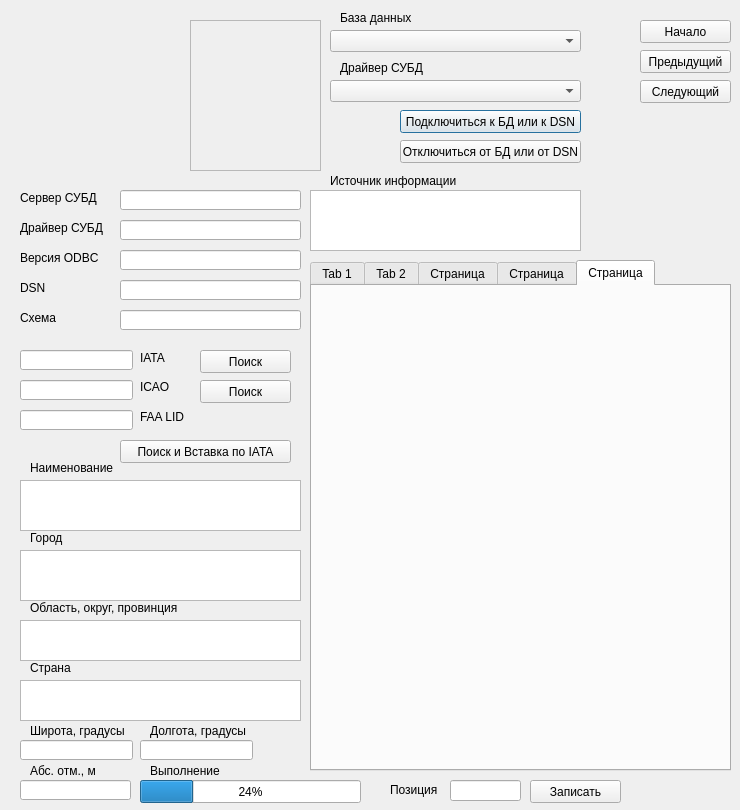
<?xml version="1.0" encoding="UTF-8"?>
<ui version="4.0">
 <class>Dialog</class>
 <widget class="QDialog" name="Dialog">
  <property name="geometry">
   <rect>
    <x>0</x>
    <y>0</y>
    <width>740</width>
    <height>810</height>
   </rect>
  </property>
  <property name="windowTitle">
   <string>Dialog</string>
  </property>
  <widget class="QLabel" name="label_12">
   <property name="geometry">
    <rect>
     <x>20</x>
     <y>220</y>
     <width>91</width>
     <height>16</height>
    </rect>
   </property>
   <property name="text">
    <string>Драйвер СУБД</string>
   </property>
  </widget>
  <widget class="QLineEdit" name="lineEdit_DSN">
   <property name="geometry">
    <rect>
     <x>120</x>
     <y>280</y>
     <width>181</width>
     <height>20</height>
    </rect>
   </property>
  </widget>
  <widget class="QLineEdit" name="lineEdit_ODBCversion">
   <property name="geometry">
    <rect>
     <x>120</x>
     <y>250</y>
     <width>181</width>
     <height>20</height>
    </rect>
   </property>
  </widget>
  <widget class="QLabel" name="label_16">
   <property name="geometry">
    <rect>
     <x>340</x>
     <y>60</y>
     <width>111</width>
     <height>16</height>
    </rect>
   </property>
   <property name="text">
    <string>Драйвер СУБД</string>
   </property>
  </widget>
  <widget class="QLabel" name="label_13">
   <property name="geometry">
    <rect>
     <x>20</x>
     <y>280</y>
     <width>91</width>
     <height>16</height>
    </rect>
   </property>
   <property name="text">
    <string>DSN</string>
   </property>
  </widget>
  <widget class="QLabel" name="label_11">
   <property name="geometry">
    <rect>
     <x>20</x>
     <y>190</y>
     <width>91</width>
     <height>16</height>
    </rect>
   </property>
   <property name="text">
    <string>Сервер СУБД</string>
   </property>
  </widget>
  <widget class="QLabel" name="label_4">
   <property name="geometry">
    <rect>
     <x>11</x>
     <y>20</y>
     <width>171</width>
     <height>151</height>
    </rect>
   </property>
   <property name="text">
    <string/>
   </property>
   <property name="pixmap">
    <pixmap>../Example pyQt (Hramushin2 - DevelopServer)/tproger-square-192.png</pixmap>
   </property>
  </widget>
  <widget class="QPushButton" name="pushButton_SelectDB">
   <property name="geometry">
    <rect>
     <x>400</x>
     <y>110</y>
     <width>181</width>
     <height>23</height>
    </rect>
   </property>
   <property name="text">
    <string>Подключиться к БД или к DSN</string>
   </property>
  </widget>
  <widget class="QLineEdit" name="lineEdit_Driver">
   <property name="geometry">
    <rect>
     <x>120</x>
     <y>220</y>
     <width>181</width>
     <height>20</height>
    </rect>
   </property>
  </widget>
  <widget class="QLineEdit" name="lineEdit_Schema">
   <property name="geometry">
    <rect>
     <x>120</x>
     <y>310</y>
     <width>181</width>
     <height>20</height>
    </rect>
   </property>
  </widget>
  <widget class="QLabel" name="label_14">
   <property name="geometry">
    <rect>
     <x>20</x>
     <y>250</y>
     <width>91</width>
     <height>16</height>
    </rect>
   </property>
   <property name="text">
    <string>Версия ODBC</string>
   </property>
  </widget>
  <widget class="QComboBox" name="comboBox_DB">
   <property name="geometry">
    <rect>
     <x>330</x>
     <y>30</y>
     <width>251</width>
     <height>22</height>
    </rect>
   </property>
  </widget>
  <widget class="QComboBox" name="comboBox_Driver">
   <property name="geometry">
    <rect>
     <x>330</x>
     <y>80</y>
     <width>251</width>
     <height>22</height>
    </rect>
   </property>
  </widget>
  <widget class="QLabel" name="label_8">
   <property name="geometry">
    <rect>
     <x>340</x>
     <y>10</y>
     <width>111</width>
     <height>16</height>
    </rect>
   </property>
   <property name="text">
    <string>База данных</string>
   </property>
  </widget>
  <widget class="QFrame" name="frame">
   <property name="geometry">
    <rect>
     <x>190</x>
     <y>20</y>
     <width>131</width>
     <height>151</height>
    </rect>
   </property>
   <property name="frameShape">
    <enum>QFrame::StyledPanel</enum>
   </property>
   <property name="frameShadow">
    <enum>QFrame::Raised</enum>
   </property>
  </widget>
  <widget class="QLabel" name="label_15">
   <property name="geometry">
    <rect>
     <x>20</x>
     <y>310</y>
     <width>91</width>
     <height>16</height>
    </rect>
   </property>
   <property name="text">
    <string>Схема</string>
   </property>
  </widget>
  <widget class="QLineEdit" name="lineEdit_Server">
   <property name="geometry">
    <rect>
     <x>120</x>
     <y>190</y>
     <width>181</width>
     <height>20</height>
    </rect>
   </property>
  </widget>
  <widget class="QPushButton" name="pushButton_Disconnect">
   <property name="geometry">
    <rect>
     <x>400</x>
     <y>140</y>
     <width>181</width>
     <height>23</height>
    </rect>
   </property>
   <property name="text">
    <string>Отключиться от БД или от DSN</string>
   </property>
  </widget>
  <widget class="QPushButton" name="pushButton_Update">
   <property name="enabled">
    <bool>true</bool>
   </property>
   <property name="geometry">
    <rect>
     <x>530</x>
     <y>780</y>
     <width>91</width>
     <height>23</height>
    </rect>
   </property>
   <property name="text">
    <string>Записать</string>
   </property>
  </widget>
  <widget class="QLabel" name="label_17">
   <property name="geometry">
    <rect>
     <x>30</x>
     <y>720</y>
     <width>111</width>
     <height>21</height>
    </rect>
   </property>
   <property name="text">
    <string>Широта, градусы</string>
   </property>
  </widget>
  <widget class="QProgressBar" name="progressBar">
   <property name="geometry">
    <rect>
     <x>140</x>
     <y>780</y>
     <width>221</width>
     <height>23</height>
    </rect>
   </property>
   <property name="value">
    <number>24</number>
   </property>
  </widget>
  <widget class="QLineEdit" name="lineEdit_Position">
   <property name="geometry">
    <rect>
     <x>450</x>
     <y>780</y>
     <width>71</width>
     <height>21</height>
    </rect>
   </property>
  </widget>
  <widget class="QLineEdit" name="lineEdit_HeightAboveSeaLevel">
   <property name="geometry">
    <rect>
     <x>20</x>
     <y>780</y>
     <width>111</width>
     <height>20</height>
    </rect>
   </property>
  </widget>
  <widget class="QPushButton" name="pushButton_Begin">
   <property name="geometry">
    <rect>
     <x>640</x>
     <y>20</y>
     <width>91</width>
     <height>23</height>
    </rect>
   </property>
   <property name="text">
    <string>Начало</string>
   </property>
  </widget>
  <widget class="QLineEdit" name="lineEdit_AirPortCodeIATA">
   <property name="geometry">
    <rect>
     <x>20</x>
     <y>350</y>
     <width>113</width>
     <height>20</height>
    </rect>
   </property>
  </widget>
  <widget class="QLineEdit" name="lineEdit_AirPortLongitude">
   <property name="geometry">
    <rect>
     <x>140</x>
     <y>740</y>
     <width>113</width>
     <height>20</height>
    </rect>
   </property>
  </widget>
  <widget class="QTextEdit" name="textEdit_AirPortCity">
   <property name="geometry">
    <rect>
     <x>20</x>
     <y>550</y>
     <width>281</width>
     <height>51</height>
    </rect>
   </property>
  </widget>
  <widget class="QLabel" name="label_7">
   <property name="geometry">
    <rect>
     <x>30</x>
     <y>660</y>
     <width>181</width>
     <height>16</height>
    </rect>
   </property>
   <property name="text">
    <string>Страна</string>
   </property>
  </widget>
  <widget class="QTextEdit" name="textEdit_SourceCSVFile">
   <property name="geometry">
    <rect>
     <x>310</x>
     <y>190</y>
     <width>271</width>
     <height>61</height>
    </rect>
   </property>
  </widget>
  <widget class="QTextEdit" name="textEdit_AirPortName">
   <property name="geometry">
    <rect>
     <x>20</x>
     <y>480</y>
     <width>281</width>
     <height>51</height>
    </rect>
   </property>
  </widget>
  <widget class="QPushButton" name="pushButton_SearchByIATA">
   <property name="geometry">
    <rect>
     <x>200</x>
     <y>350</y>
     <width>91</width>
     <height>23</height>
    </rect>
   </property>
   <property name="text">
    <string>Поиск</string>
   </property>
  </widget>
  <widget class="QLabel" name="label_6">
   <property name="geometry">
    <rect>
     <x>30</x>
     <y>600</y>
     <width>181</width>
     <height>16</height>
    </rect>
   </property>
   <property name="text">
    <string>Область, округ, провинция</string>
   </property>
  </widget>
  <widget class="QLabel" name="label_3">
   <property name="geometry">
    <rect>
     <x>30</x>
     <y>460</y>
     <width>111</width>
     <height>16</height>
    </rect>
   </property>
   <property name="text">
    <string>Наименование</string>
   </property>
  </widget>
  <widget class="QLabel" name="label_5">
   <property name="geometry">
    <rect>
     <x>30</x>
     <y>530</y>
     <width>111</width>
     <height>16</height>
    </rect>
   </property>
   <property name="text">
    <string>Город</string>
   </property>
  </widget>
  <widget class="QLabel" name="label_18">
   <property name="geometry">
    <rect>
     <x>390</x>
     <y>780</y>
     <width>51</width>
     <height>20</height>
    </rect>
   </property>
   <property name="text">
    <string>Позиция</string>
   </property>
  </widget>
  <widget class="QLabel" name="label_2">
   <property name="geometry">
    <rect>
     <x>140</x>
     <y>380</y>
     <width>47</width>
     <height>13</height>
    </rect>
   </property>
   <property name="text">
    <string>ICAO</string>
   </property>
  </widget>
  <widget class="QLineEdit" name="lineEdit_AirPortLatitude">
   <property name="geometry">
    <rect>
     <x>20</x>
     <y>740</y>
     <width>113</width>
     <height>20</height>
    </rect>
   </property>
  </widget>
  <widget class="QLabel" name="label_19">
   <property name="geometry">
    <rect>
     <x>150</x>
     <y>720</y>
     <width>111</width>
     <height>21</height>
    </rect>
   </property>
   <property name="text">
    <string>Долгота, градусы</string>
   </property>
  </widget>
  <widget class="QLabel" name="label">
   <property name="geometry">
    <rect>
     <x>140</x>
     <y>350</y>
     <width>51</width>
     <height>16</height>
    </rect>
   </property>
   <property name="text">
    <string>IATA</string>
   </property>
  </widget>
  <widget class="QLineEdit" name="lineEdit_AirPortCodeICAO">
   <property name="geometry">
    <rect>
     <x>20</x>
     <y>380</y>
     <width>113</width>
     <height>20</height>
    </rect>
   </property>
  </widget>
  <widget class="QLabel" name="label_21">
   <property name="geometry">
    <rect>
     <x>330</x>
     <y>170</y>
     <width>161</width>
     <height>21</height>
    </rect>
   </property>
   <property name="text">
    <string>Источник информации</string>
   </property>
  </widget>
  <widget class="QTextEdit" name="textEdit_AirPortCounty">
   <property name="geometry">
    <rect>
     <x>20</x>
     <y>620</y>
     <width>281</width>
     <height>41</height>
    </rect>
   </property>
  </widget>
  <widget class="QPushButton" name="pushButton_Next">
   <property name="geometry">
    <rect>
     <x>640</x>
     <y>80</y>
     <width>91</width>
     <height>23</height>
    </rect>
   </property>
   <property name="text">
    <string>Следующий</string>
   </property>
  </widget>
  <widget class="QTextEdit" name="textEdit_AirPortCountry">
   <property name="geometry">
    <rect>
     <x>20</x>
     <y>680</y>
     <width>281</width>
     <height>41</height>
    </rect>
   </property>
  </widget>
  <widget class="QLabel" name="label_22">
   <property name="geometry">
    <rect>
     <x>30</x>
     <y>760</y>
     <width>131</width>
     <height>21</height>
    </rect>
   </property>
   <property name="text">
    <string>Абс. отм., м</string>
   </property>
  </widget>
  <widget class="QPushButton" name="pushButton_Previous">
   <property name="geometry">
    <rect>
     <x>640</x>
     <y>50</y>
     <width>91</width>
     <height>23</height>
    </rect>
   </property>
   <property name="text">
    <string>Предыдущий</string>
   </property>
  </widget>
  <widget class="QLabel" name="label_23">
   <property name="geometry">
    <rect>
     <x>150</x>
     <y>760</y>
     <width>111</width>
     <height>21</height>
    </rect>
   </property>
   <property name="text">
    <string>Выполнение</string>
   </property>
  </widget>
  <widget class="QLabel" name="label_24">
   <property name="geometry">
    <rect>
     <x>140</x>
     <y>410</y>
     <width>47</width>
     <height>13</height>
    </rect>
   </property>
   <property name="text">
    <string>FAA LID</string>
   </property>
  </widget>
  <widget class="QLineEdit" name="lineEdit_AirPortCodeFAA_LID">
   <property name="geometry">
    <rect>
     <x>20</x>
     <y>410</y>
     <width>113</width>
     <height>20</height>
    </rect>
   </property>
  </widget>
  <widget class="QPushButton" name="pushButton_SearchByICAO">
   <property name="geometry">
    <rect>
     <x>200</x>
     <y>380</y>
     <width>91</width>
     <height>23</height>
    </rect>
   </property>
   <property name="text">
    <string>Поиск</string>
   </property>
  </widget>
  <widget class="QPushButton" name="pushButton_Insert">
   <property name="geometry">
    <rect>
     <x>120</x>
     <y>440</y>
     <width>171</width>
     <height>23</height>
    </rect>
   </property>
   <property name="text">
    <string>Поиск и Вставка по IATA</string>
   </property>
  </widget>
  <widget class="QLabel" name="label_25">
   <property name="geometry">
    <rect>
     <x>10</x>
     <y>20</y>
     <width>171</width>
     <height>151</height>
    </rect>
   </property>
   <property name="text">
    <string/>
   </property>
   <property name="pixmap">
    <pixmap>Значки (Иконки)/tproger-square-192.png</pixmap>
   </property>
  </widget>
  <widget class="QLabel" name="label_26">
   <property name="geometry">
    <rect>
     <x>590</x>
     <y>20</y>
     <width>41</width>
     <height>41</height>
    </rect>
   </property>
   <property name="text">
    <string/>
   </property>
   <property name="pixmap">
    <pixmap>Значки (Иконки)/a_25.ico</pixmap>
   </property>
  </widget>
  <widget class="QLabel" name="label_27">
   <property name="geometry">
    <rect>
     <x>590</x>
     <y>70</y>
     <width>41</width>
     <height>41</height>
    </rect>
   </property>
   <property name="text">
    <string/>
   </property>
   <property name="pixmap">
    <pixmap>Значки (Иконки)/a_21.ico</pixmap>
   </property>
  </widget>
  <widget class="QLabel" name="label_28">
   <property name="geometry">
    <rect>
     <x>350</x>
     <y>120</y>
     <width>41</width>
     <height>41</height>
    </rect>
   </property>
   <property name="text">
    <string/>
   </property>
   <property name="pixmap">
    <pixmap>Значки (Иконки)/a_22.ico</pixmap>
   </property>
  </widget>
  <widget class="QLabel" name="label_29">
   <property name="geometry">
    <rect>
     <x>590</x>
     <y>120</y>
     <width>131</width>
     <height>141</height>
    </rect>
   </property>
   <property name="text">
    <string/>
   </property>
   <property name="pixmap">
    <pixmap>Значки (Иконки)/internal_drive_alt_13801.ico</pixmap>
   </property>
  </widget>
  <widget class="QTabWidget" name="tabWidget">
   <property name="geometry">
    <rect>
     <x>310</x>
     <y>260</y>
     <width>421</width>
     <height>511</height>
    </rect>
   </property>
   <property name="currentIndex">
    <number>4</number>
   </property>
   <widget class="QWidget" name="tab_1">
    <attribute name="title">
     <string>Tab 1</string>
    </attribute>
    <widget class="QTextEdit" name="textEdit_AirPortDescription">
     <property name="geometry">
      <rect>
       <x>10</x>
       <y>10</y>
       <width>401</width>
       <height>471</height>
      </rect>
     </property>
    </widget>
   </widget>
   <widget class="QWidget" name="tab_2">
    <attribute name="title">
     <string>Tab 2</string>
    </attribute>
    <widget class="QTextEdit" name="textEdit_AirPortFacilities">
     <property name="geometry">
      <rect>
       <x>10</x>
       <y>10</y>
       <width>401</width>
       <height>471</height>
      </rect>
     </property>
    </widget>
   </widget>
   <widget class="QWidget" name="tab_3">
    <attribute name="title">
     <string>Страница</string>
    </attribute>
    <widget class="QTextEdit" name="textEdit_Incidents">
     <property name="geometry">
      <rect>
       <x>10</x>
       <y>10</y>
       <width>401</width>
       <height>471</height>
      </rect>
     </property>
    </widget>
   </widget>
   <widget class="QWidget" name="tab_4">
    <attribute name="title">
     <string>Страница</string>
    </attribute>
   </widget>
   <widget class="QWidget" name="tab_5">
    <attribute name="title">
     <string>Страница</string>
    </attribute>
   </widget>
  </widget>
 </widget>
 <resources/>
 <connections/>
</ui>
